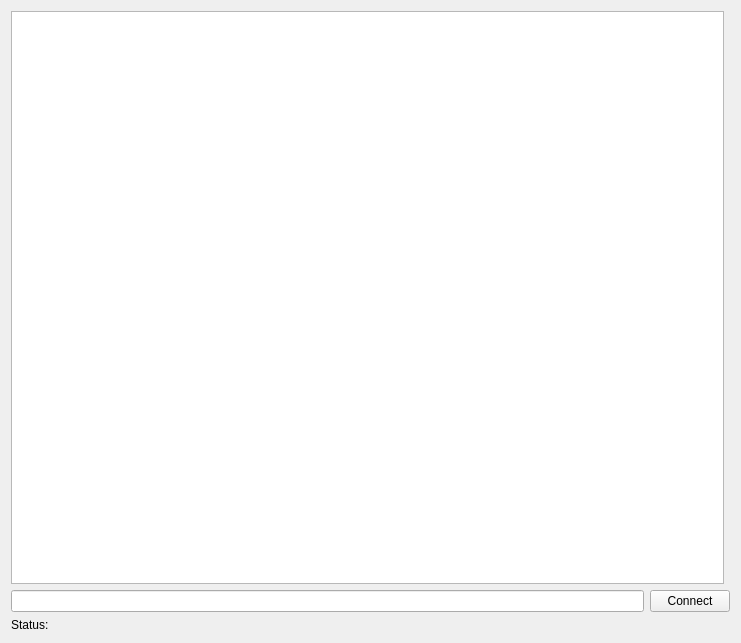
<?xml version="1.0" encoding="UTF-8"?>
<ui version="4.0">
 <class>Form</class>
 <widget class="QWidget" name="Form">
  <property name="geometry">
   <rect>
    <x>0</x>
    <y>0</y>
    <width>741</width>
    <height>643</height>
   </rect>
  </property>
  <property name="windowTitle">
   <string>Form</string>
  </property>
  <layout class="QVBoxLayout" name="verticalLayout">
   <item>
    <layout class="QHBoxLayout" name="horizontalLayout_2">
     <item>
      <widget class="GraphicsLayoutWidget" name="graphicsViewStreamingData">
       <property name="sizePolicy">
        <sizepolicy hsizetype="MinimumExpanding" vsizetype="MinimumExpanding">
         <horstretch>0</horstretch>
         <verstretch>0</verstretch>
        </sizepolicy>
       </property>
      </widget>
     </item>
     <item>
      <widget class="HistogramLUTWidget" name="histogramAdjust" native="true"/>
     </item>
    </layout>
   </item>
   <item>
    <layout class="QHBoxLayout" name="horizontalLayoutConnect">
     <item>
      <widget class="QLineEdit" name="textBoxPublisherAddress"/>
     </item>
     <item>
      <widget class="QPushButton" name="buttonConnectPublisher">
       <property name="text">
        <string>Connect</string>
       </property>
       <property name="default">
        <bool>false</bool>
       </property>
      </widget>
     </item>
    </layout>
   </item>
   <item>
    <layout class="QHBoxLayout" name="horizontalLayoutStatus">
     <item>
      <widget class="QLabel" name="labelStatus">
       <property name="sizePolicy">
        <sizepolicy hsizetype="Fixed" vsizetype="Preferred">
         <horstretch>0</horstretch>
         <verstretch>0</verstretch>
        </sizepolicy>
       </property>
       <property name="text">
        <string>Status:</string>
       </property>
       <property name="wordWrap">
        <bool>true</bool>
       </property>
      </widget>
     </item>
     <item>
      <widget class="QLabel" name="labelStatusInfo">
       <property name="text">
        <string/>
       </property>
      </widget>
     </item>
    </layout>
   </item>
  </layout>
 </widget>
 <customwidgets>
  <customwidget>
   <class>GraphicsLayoutWidget</class>
   <extends>QGraphicsView</extends>
   <header>pyqtgraph.h</header>
  </customwidget>
  <customwidget>
   <class>HistogramLUTWidget</class>
   <extends>QWidget</extends>
   <header>pyqtgraph.h</header>
   <container>1</container>
  </customwidget>
 </customwidgets>
 <tabstops>
  <tabstop>textBoxPublisherAddress</tabstop>
  <tabstop>buttonConnectPublisher</tabstop>
  <tabstop>graphicsViewStreamingData</tabstop>
 </tabstops>
 <resources/>
 <connections>
  <connection>
   <sender>textBoxPublisherAddress</sender>
   <signal>returnPressed()</signal>
   <receiver>buttonConnectPublisher</receiver>
   <slot>click()</slot>
   <hints>
    <hint type="sourcelabel">
     <x>281</x>
     <y>260</y>
    </hint>
    <hint type="destinationlabel">
     <x>326</x>
     <y>260</y>
    </hint>
   </hints>
  </connection>
 </connections>
</ui>
